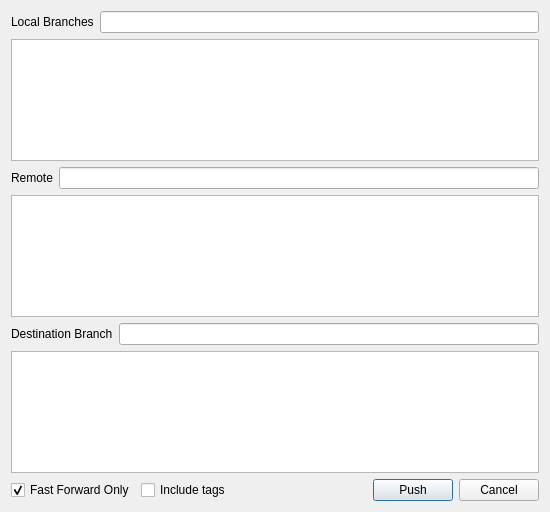
<ui version="4.0" >
 <class>pushgui</class>
 <widget class="QDialog" name="pushgui" >
  <property name="geometry" >
   <rect>
    <x>0</x>
    <y>0</y>
    <width>550</width>
    <height>512</height>
   </rect>
  </property>
  <property name="windowTitle" >
   <string>Push</string>
  </property>
  <layout class="QVBoxLayout" >
   <item>
    <layout class="QHBoxLayout" >
     <item>
      <widget class="QLabel" name="label" >
       <property name="text" >
        <string>Local Branches</string>
       </property>
      </widget>
     </item>
     <item>
      <widget class="QLineEdit" name="localBranchText" />
     </item>
    </layout>
   </item>
   <item>
    <widget class="QListWidget" name="localBranchList" />
   </item>
   <item>
    <layout class="QHBoxLayout" >
     <item>
      <widget class="QLabel" name="label_2" >
       <property name="text" >
        <string>Remote</string>
       </property>
      </widget>
     </item>
     <item>
      <widget class="QLineEdit" name="remoteText" />
     </item>
    </layout>
   </item>
   <item>
    <widget class="QListWidget" name="remoteList" />
   </item>
   <item>
    <layout class="QHBoxLayout" >
     <item>
      <widget class="QLabel" name="label_3" >
       <property name="text" >
        <string>Destination Branch</string>
       </property>
      </widget>
     </item>
     <item>
      <widget class="QLineEdit" name="remoteBranchText" />
     </item>
    </layout>
   </item>
   <item>
    <widget class="QListWidget" name="remoteBranchList" />
   </item>
   <item>
    <layout class="QHBoxLayout" >
     <item>
      <widget class="QCheckBox" name="allowFFOnlyCheckBox" >
       <property name="text" >
        <string>Fast Forward Only</string>
       </property>
       <property name="checked">
        <bool>true</bool>
       </property>
      </widget>
     </item>
     <item>
      <widget class="QCheckBox" name="tagsCheckBox" >
       <property name="text" >
        <string>Include tags</string>
       </property>
      </widget>
     </item>
     <item>
      <spacer>
       <property name="orientation" >
        <enum>Qt::Horizontal</enum>
       </property>
       <property name="sizeHint" >
        <size>
         <width>40</width>
         <height>20</height>
        </size>
       </property>
      </spacer>
     </item>
     <item>
      <widget class="QPushButton" name="pushButton" >
       <property name="text" >
        <string>Push</string>
       </property>
      </widget>
     </item>
     <item>
      <widget class="QPushButton" name="cancelButton" >
       <property name="text" >
        <string>Cancel</string>
       </property>
      </widget>
     </item>
    </layout>
   </item>
  </layout>
 </widget>
 <resources/>
 <connections/>
</ui>
